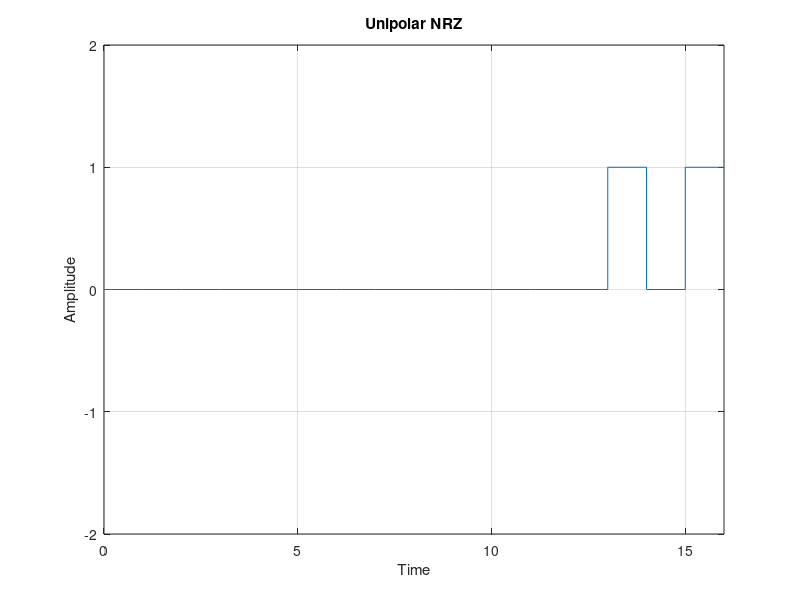

Reproduce this figure in MATLAB.
%Line code Unipolar NRZ
clc;
clear all;
k=input('Enter the last two digit of ID No: ');
b=dec2bin(k,16);
fprintf('Binary Number of those digit 16 bit long: ');
m = sprintf('%s',b)-'0';
fprintf('%d ',m);
n = length(m);
x = [];
y = [];

for i=1:n
    x=[x i-1 i];
    if(m(i)==0)
        y=[y 0 0];
    else
        y=[y 1 1];
    end
end

plot(x,y),axis([0,n,-2,2]);
title('Unipolar NRZ');
xlabel('Time');
ylabel('Amplitude');
grid on;